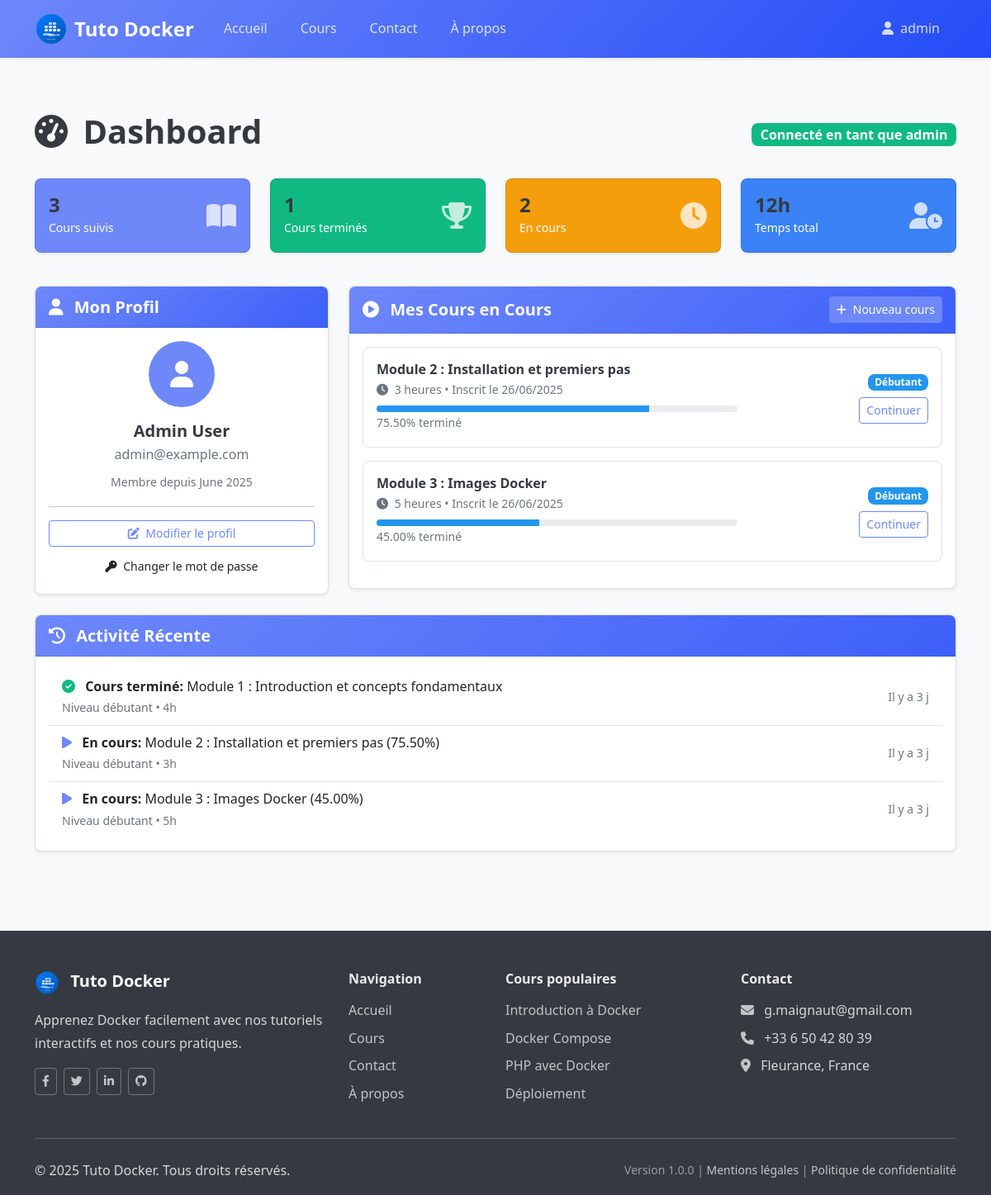
The app's page /dashboard (signed in) with its own data.
### tables this page shows
CREATE TABLE users (
    id INT AUTO_INCREMENT PRIMARY KEY,
    username VARCHAR(50) UNIQUE NOT NULL,
    email VARCHAR(100) UNIQUE NOT NULL,
    password VARCHAR(255) NOT NULL,
    first_name VARCHAR(50),
    last_name VARCHAR(50),
    created_at TIMESTAMP DEFAULT CURRENT_TIMESTAMP,
    updated_at TIMESTAMP DEFAULT CURRENT_TIMESTAMP ON UPDATE CURRENT_TIMESTAMP
);

CREATE TABLE enrollments (
    id INT AUTO_INCREMENT PRIMARY KEY,
    user_id INT NOT NULL,
    course_id INT NOT NULL,
    enrolled_at TIMESTAMP DEFAULT CURRENT_TIMESTAMP,
    completed_at TIMESTAMP NULL,
    progress DECIMAL(5, 2) DEFAULT 0.00,
    FOREIGN KEY (user_id) REFERENCES users (id) ON DELETE CASCADE,
    FOREIGN KEY (course_id) REFERENCES courses (id) ON DELETE CASCADE,
    UNIQUE KEY unique_enrollment (user_id, course_id)
);

CREATE TABLE courses (
    id INT AUTO_INCREMENT PRIMARY KEY,
    title VARCHAR(200) NOT NULL,
    description TEXT,
    content LONGTEXT,
    instructor_id INT,
    price DECIMAL(10, 2) DEFAULT 0.00,
    duration_hours INT DEFAULT 0,
    level ENUM(
        'débutant',
        'intermédiaire',
        'avancé'
    ) DEFAULT 'débutant',
    image_url VARCHAR(255),
    is_active BOOLEAN DEFAULT TRUE,
    created_at TIMESTAMP DEFAULT CURRENT_TIMESTAMP,
    updated_at TIMESTAMP DEFAULT CURRENT_TIMESTAMP ON UPDATE CURRENT_TIMESTAMP,
    FOREIGN KEY (instructor_id) REFERENCES users (id) ON DELETE SET NULL
);

### app/Views/dashboard.php (the view, shortened to what the rows shown need)
<?php
function timeAgo($datetime)
{
    $time = time() - strtotime($datetime);
    if ($time < 2592000) return 'Il y a ' . floor($time / 86400) . ' j';
    return 'Il y a ' . floor($time / 31536000) . ' an' . (floor($time / 31536000) > 1 ? 's' : '');
}
?>
<div class="container py-5">
    <div class="row">
        <div class="col-12">
            <div class="d-flex justify-content-between align-items-center mb-4">
                <h1 class="fw-bold">
                    <i class="fas fa-tachometer-alt me-2"></i>
                    Dashboard
                </h1>
                <span class="badge bg-success fs-6">
                    Connecté en tant que <?= htmlspecialchars($user['username']) ?>
                </span>
            </div>
        </div>
    </div>
    <div class="row mb-4">
        <div class="col-md-3 mb-3">
            <div class="card card-custom bg-primary text-white">
                <div class="card-body">
                    <div class="d-flex justify-content-between align-items-center">
                        <div>
                            <h4 class="mb-0"><?= $stats['total_enrolled'] ?? 0 ?></h4>
                            <small>Cours suivis</small>
                        </div>
                        <i class="fas fa-book-open fa-2x opacity-75"></i>
                    </div>
                </div>
            </div>
        </div>
        <div class="col-md-3 mb-3">
            <div class="card card-custom bg-success text-white">
                <div class="card-body">
                    <div class="d-flex justify-content-between align-items-center">
                        <div>
                            <h4 class="mb-0"><?= $stats['completed_courses'] ?? 0 ?></h4>
                            <small>Cours terminés</small>
                        </div>
                        <i class="fas fa-trophy fa-2x opacity-75"></i>
                    </div>
                </div>
            </div>
        </div>
        <div class="col-md-3 mb-3">
            <div class="card card-custom bg-warning text-white">
                <div class="card-body">
                    <div class="d-flex justify-content-between align-items-center">
                        <div>
                            <h4 class="mb-0"><?= $stats['in_progress_courses'] ?? 0 ?></h4>
                            <small>En cours</small>
                        </div>
                        <i class="fas fa-clock fa-2x opacity-75"></i>
                    </div>
                </div>
            </div>
        </div>
        <div class="col-md-3 mb-3">
            <div class="card card-custom bg-info text-white">
                <div class="card-body">
                    <div class="d-flex justify-content-between align-items-center">
                        <div>
                            <h4 class="mb-0"><?= $stats['total_hours'] ?? 0 ?>h</h4>
                            <small>Temps total</small>
                        </div>
                        <i class="fas fa-user-clock fa-2x opacity-75"></i>
                    </div>
                </div>
            </div>
        </div>
    </div>
    <div class="row">
        <div class="col-lg-4 mb-4">
            <div class="card card-custom">
                <div class="card-header">
                    <h5 class="mb-0">
                        <i class="fas fa-user me-2"></i>
                        Mon Profil
                    </h5>
                </div>
                <div class="card-body text-center">
                    <div class="mb-3">
                        <div class="bg-primary rounded-circle d-inline-flex align-items-center justify-content-center" style="width: 80px; height: 80px;">
                            <i class="fas fa-user fa-2x text-white"></i>
                        </div>
                    </div>
                    <h5 class="mb-1">
                        <?= htmlspecialchars(trim(($user['first_name'] ?? '') . ' ' . ($user['last_name'] ?? ''))) ?: $user['username'] ?>
                    </h5>
                    <p class="text-muted mb-2"><?= htmlspecialchars($user['email']) ?></p>
                    <small class="text-muted">
                        Membre depuis <?= date('F Y', strtotime($user['created_at'])) ?>
                    </small>
                    <hr>
                    <div class="d-grid gap-2">
                        <a href="#" class="btn btn-outline-primary btn-sm">
                            <i class="fas fa-edit me-1"></i>
                            Modifier le profil
                        </a>
                        <a href="#" class="btn btn-outline-secondary btn-sm">
                            <i class="fas fa-key me-1"></i>
                            Changer le mot de passe
                        </a>
                    </div>
                </div>
            </div>
        </div>
        <div class="col-lg-8 mb-4">
            <div class="card card-custom">
                <div class="card-header d-flex justify-content-between align-items-center">
                    <h5 class="mb-0">
                        <i class="fas fa-play-circle me-2"></i>
                        Mes Cours en Cours
                    </h5>
                    <a href="<?= url('/cours') ?>" class="btn btn-primary btn-sm">
                        <i class="fas fa-plus me-1"></i>
                        Nouveau cours
                    </a>
                </div>
                <div class="card-body">
                    <?php
                    $activeCourses = array_filter($userCourses ?? [], function ($course) {
                        return $course['progress'] > 0 && $course['progress'] < 100;
                    });
                    ?>
                    <?php if (empty($activeCourses)): ?>
                        <div class="text-center py-4">
                            <i class="fas fa-book-open fa-3x text-muted mb-3"></i>
                            <h6 class="text-muted">Aucun cours en cours</h6>
                            <p class="text-muted mb-3">Commencez votre apprentissage dès maintenant</p>
                            <a href="<?= url('/cours') ?>" class="btn btn-primary">
                                Parcourir les cours
                            </a>
                        </div>
                    <?php else: ?>
                        <?php foreach ($activeCourses as $course): ?>
                            <div class="border rounded p-3 mb-3">
                                <div class="row align-items-center">
                                    <div class="col-md-8">
                                        <h6 class="mb-1"><?= htmlspecialchars($course['title']) ?></h6>
                                        <p class="text-muted mb-2 small">
                                            <i class="fas fa-clock me-1"></i>
                                            <?= $course['duration_hours'] ?? 0 ?> heures
                                            • Inscrit le <?= date('d/m/Y', strtotime($course['enrolled_at'])) ?>
                                        </p>
                                        <div class="progress" style="height: 8px;">
                                            <div class="progress-bar" role="progressbar" style="width: <?= $course['progress'] ?>%"></div>
                                        </div>
                                        <small class="text-muted"><?= $course['progress'] ?>% terminé</small>
                                    </div>
                                    <div class="col-md-4 text-md-end">
                                        <span class="badge bg-<?= $course['level'] === 'débutant' ? 'info' : ($course['level'] === 'intermédiaire' ? 'warning' : 'danger') ?> mb-2">
                                            <?= ucfirst($course['level']) ?>
                                        </span>
                                        <br>
                                        <a href="<?= url('/cours/' . $course['id']) ?>" class="btn btn-outline-primary btn-sm">
                                            Continuer
                                        </a>
                                    </div>
                                </div>
                            </div>
                        <?php endforeach; ?>
                    <?php endif; ?>
                </div>
            </div>
        </div>
    </div>
    <div class="row">
        <div class="col-12">
            <div class="card card-custom">
                <div class="card-header">
                    <h5 class="mb-0">
                        <i class="fas fa-history me-2"></i>
                        Activité Récente
                    </h5>
                </div>
                <div class="card-body">
                    <?php if (empty($userCourses)): ?>
                        <div class="text-center py-4">
                            <i class="fas fa-history fa-3x text-muted mb-3"></i>
                            <p class="text-muted">Aucune activité récente</p>
                            <a href="<?= url('/cours') ?>" class="btn btn-outline-primary btn-sm">
                                Commencer votre apprentissage
                            </a>
                        </div>
                    <?php else: ?>
                        <div class="list-group list-group-flush">
                            <?php
                            usort($userCourses, function ($a, $b) {
                                return strtotime($b['enrolled_at']) - strtotime($a['enrolled_at']);
                            });
                            foreach (array_slice($userCourses, 0, 4) as $course):
                                $timeAgo = timeAgo($course['enrolled_at']);
                            ?>
                                <div class="list-group-item d-flex justify-content-between align-items-center">
                                    <div>
                                        <?php if ($course['progress'] == 100): ?>
                                            <i class="fas fa-check-circle text-success me-2"></i>
                                            <strong>Cours terminé:</strong> <?= htmlspecialchars($course['title']) ?>
                                        <?php elseif ($course['progress'] > 0): ?>
                                            <i class="fas fa-play text-primary me-2"></i>
                                            <strong>En cours:</strong> <?= htmlspecialchars($course['title']) ?> (<?= $course['progress'] ?>%)
                                        <?php else: ?>
                                            <i class="fas fa-user-plus text-info me-2"></i>
                                            <strong>Inscription:</strong> <?= htmlspecialchars($course['title']) ?>
                                        <?php endif; ?>
                                        <br>
                                        <small class="text-muted">
                                            Niveau <?= $course['level'] ?> • <?= $course['duration_hours'] ?>h
                                        </small>
                                    </div>
                                    <small class="text-muted"><?= $timeAgo ?></small>
                                </div>
                            <?php endforeach; ?>
                        </div>
                    <?php endif; ?>
                </div>
            </div>
        </div>
    </div>
</div>

### app/Core/Router.php (shortened to what the rows shown need)
<?php
class Router
{
    private $routes = [];
    public function addRoute($method, $pattern, $controller, $action)
    {
        $this->routes[] = [
            'method' => strtoupper($method),
            'pattern' => $pattern,
            'controller' => $controller,
            'action' => $action
        ];
    }
    public function dispatch($uri)
    {
        $method = $_SERVER['REQUEST_METHOD'];
        $uri = $this->cleanUri($uri);
        foreach ($this->routes as $route) {
            if ($route['method'] === $method) {
                $params = $this->matchRoute($route['pattern'], $uri);
                if ($params !== false) {
                    $this->callController($route['controller'], $route['action'], $params);
                    return;
                }
            }
        }
        throw new Exception("Route non trouvée : {$method} {$uri}");
    }
    private function cleanUri($uri)
    {
        $uri = '/' . ltrim($uri, '/');
        return $uri;
    }
    private function matchRoute($pattern, $uri)
    {
        $pattern = preg_replace('/\{([a-zA-Z]+)\}/', '([a-zA-Z0-9-_]+)', $pattern);
        $pattern = str_replace('/', '\/', $pattern);
        $regex = '/^' . $pattern . '$/';
        if (preg_match($regex, $uri, $matches)) {
            array_shift($matches);
            return $matches;
        }
        return false;
    }
    private function callController($controllerName, $action, $params = [])
    {
        $controller = new $controllerName();
        call_user_func_array([$controller, $action], $params);
    }
}

### records on screen
users: username "admin", first_name+last_name "Admin User", email "admin@example.com", created_at "June 2025"
enrollments: course.title "Module 2 : Installation et premiers pas", course.duration_hours "3", enrolled_at "26/06/2025", progress "75.50", course.level "Débutant", course.level "débutant", enrolled_at "Il y a 3 j"
enrollments: course.title "Module 3 : Images Docker", course.duration_hours "5", enrolled_at "26/06/2025", progress "45.00", course.level "Débutant", course.level "débutant", enrolled_at "Il y a 3 j"
enrollments: course.title "Module 1 : Introduction et concepts fondamentaux", course.level "débutant", course.duration_hours "4", enrolled_at "Il y a 3 j"

### other values on screen
$stats['total_enrolled'] "3"
$stats['completed_courses'] "1"
$stats['in_progress_courses'] "2"
$stats['total_hours'] "12"
